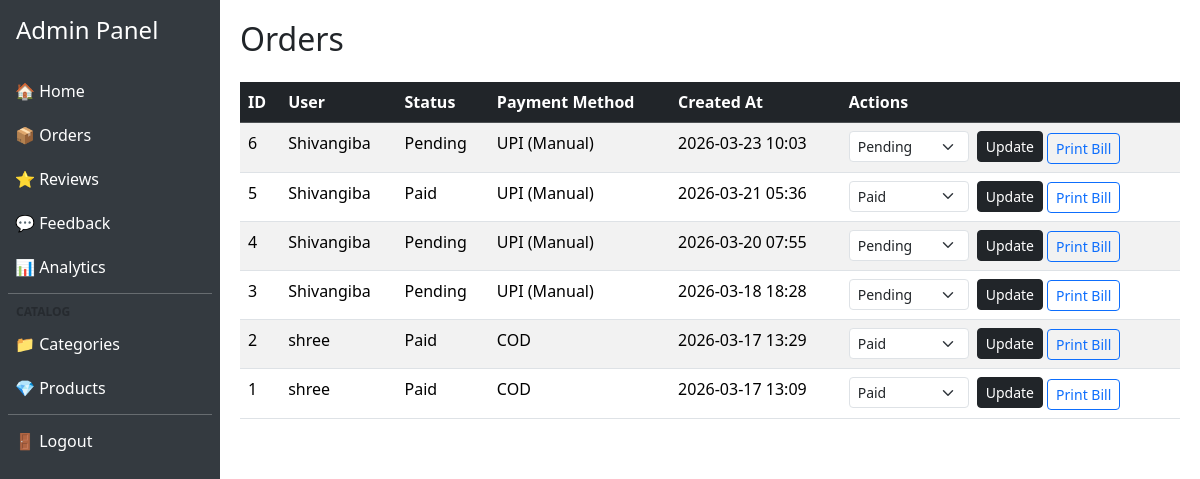
/dashboard/orders/ (signed in), run on an earlier commit of the app's database.
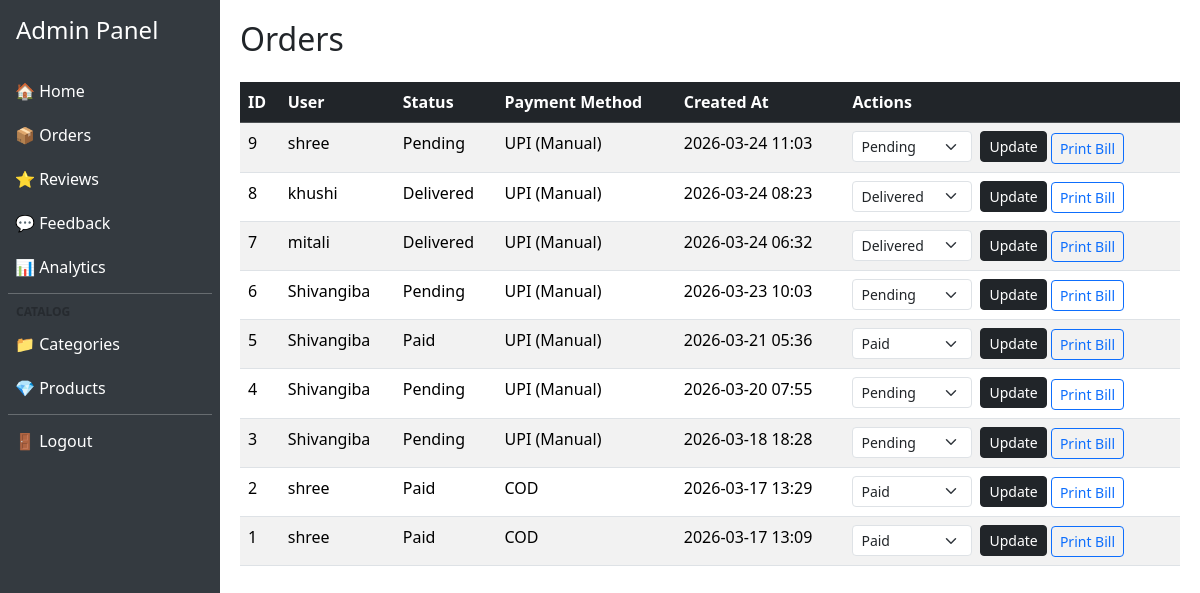
And on a later commit of the database.
### store/models.py (models this page shows, shortened)
class Order(models.Model):
    STATUS_CHOICES = [
        ("Pending", "Pending"),
        ("Paid", "Paid"),
        ("Shipped", "Shipped"),
        ("Delivered", "Delivered"),
        ("Cancelled", "Cancelled"),
    ]
    user = models.ForeignKey(User, on_delete=models.CASCADE)
    products = models.ManyToManyField("Product")
    status = models.CharField(max_length=20, choices=STATUS_CHOICES, default="Pending")
    payment_method = models.CharField(max_length=20)
    created_at = models.DateTimeField(auto_now_add=True)

### dashboard/views.py (the view)
# urls.py: path("orders/", views.order_list, name="order_list"),
@user_passes_test(lambda u: u.is_staff)
def order_list(request):
    orders = Order.objects.all().order_by("-created_at")
    return render(request, "dashboard/orders.html", {"orders": orders})

### dashboard/templates/dashboard/orders.html (shortened to what this page needs)
{% extends "dashboard/dashboard_base.html" %}
{% block content %}
  <h2 class="mb-4">Orders</h2>
  <table class="table table-striped table-hover">
    <thead class="table-dark">
      <tr>
        <th>ID</th>
        <th>User</th>
        <th>Status</th>
        <th>Payment Method</th>
        <th>Created At</th>
        <th>Actions</th>
      </tr>
    </thead>
    <tbody>
      {% for order in orders %}
        <tr>
          <td>{{ order.id }}</td>
          <td>{{ order.user.username }}</td>
          <td>{{ order.status }}</td>
          <td>{{ order.payment_method }}</td>
          <td>{{ order.created_at|date:"Y-m-d H:i" }}</td>
          <td>
            <form method="post" action="{% url 'update_order_status' order.id %}" class="d-inline-flex align-items-center">
              <select name="status" class="form-select form-select-sm me-2" style="width: 120px;">
                <option value="Pending" {% if order.status == 'Pending' %}selected{% endif %}>Pending</option>
                <option value="Paid" {% if order.status == 'Paid' %}selected{% endif %}>Paid</option>
                <option value="Delivered" {% if order.status == 'Delivered' %}selected{% endif %}>Delivered</option>
              </select>
              <button type="submit" class="btn btn-sm btn-dark">Update</button>
            </form>
            <a href="{% url 'dashboard_generate_bill' order.id %}" target="_blank" class="btn btn-sm btn-outline-primary ml-2">Print Bill</a>
          </td>
        </tr>
      {% empty %}
        <tr>
          <td colspan="6" class="text-center">No orders found.</td>
        </tr>
      {% endfor %}
    </tbody>
  </table>
{% endblock %}

What changed in the data, as far as the page shows it:
added Order: id "9", user.username "shree", status "Pending", payment_method "UPI (Manual)", created_at "2026-03-24 11:03"
added Order: id "8", user.username "khushi", status "Delivered", payment_method "UPI (Manual)", created_at "2026-03-24 08:23"
added Order: id "7", user.username "mitali", status "Delivered", payment_method "UPI (Manual)", created_at "2026-03-24 06:32"
